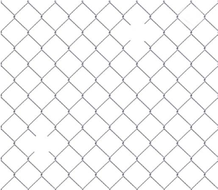
%> input picture Lab_04/fence.png, 218 x 190 px, shrunk from 622 x 542 before the run
$ octave bai_2.m   (GNU Octave 9; MATLAB toolbox functions it lacks are replaced by stand-ins)
%> lines starting %> are read from the running program, lines starting %| are printed output that depends on the picture; in (x1, y1, x2, y2) boxes, pixels count from 0 and x2, y2 are one past the last pixel; in counts of white or black regions, pixels touching at a corner belong together; the program's own positions count from 1
pkg load image;

I = imread("../fence.png");
%> I is the input picture: size 190x218x3 uint8; mean R, G, B 244.8, 244.7, 244.9

T = rgb2gray(I);

SE = zeros(101,101);

for i = 1 : rows(SE)
    for j = 1 : columns(SE)
        if (i == 51 || j == 51)
            SE(i,j) = 1;
        endif
    endfor
endfor

A = imerode(T,SE);
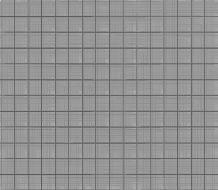
%> A: size 190x218 uint8; min 92, max 209, mean 145.9

B = zeros(rows(A),columns(A));

for i = 1 : rows(A)
    for j = 1 : columns(A)
        if ( A(i,j) > 200 )
            B(i,j) = 1;
        endif
    endfor
endfor
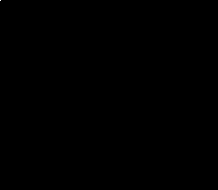
%> B: size 190x218 double; values 0 (black) and 1 (white), 0% white in thin lines or dots, all inside (x1, y1, x2, y2) = (0, 0, 1, 1)

fig = figure(1);

subplot(1,3,1),imshow(I);

subplot(1,3,2),imshow(A);

subplot(1,3,3),imshow(B);

print(fig,"../result/result_2.jpg")
